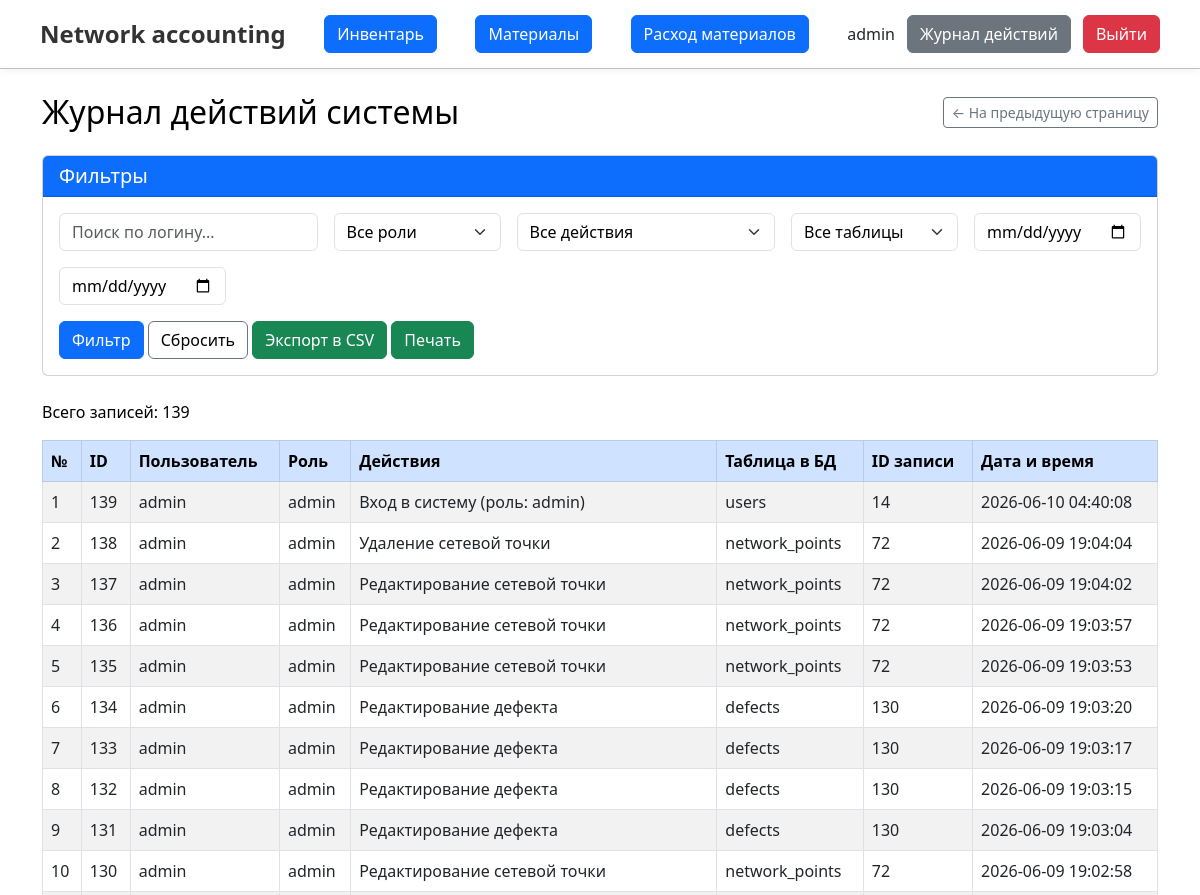
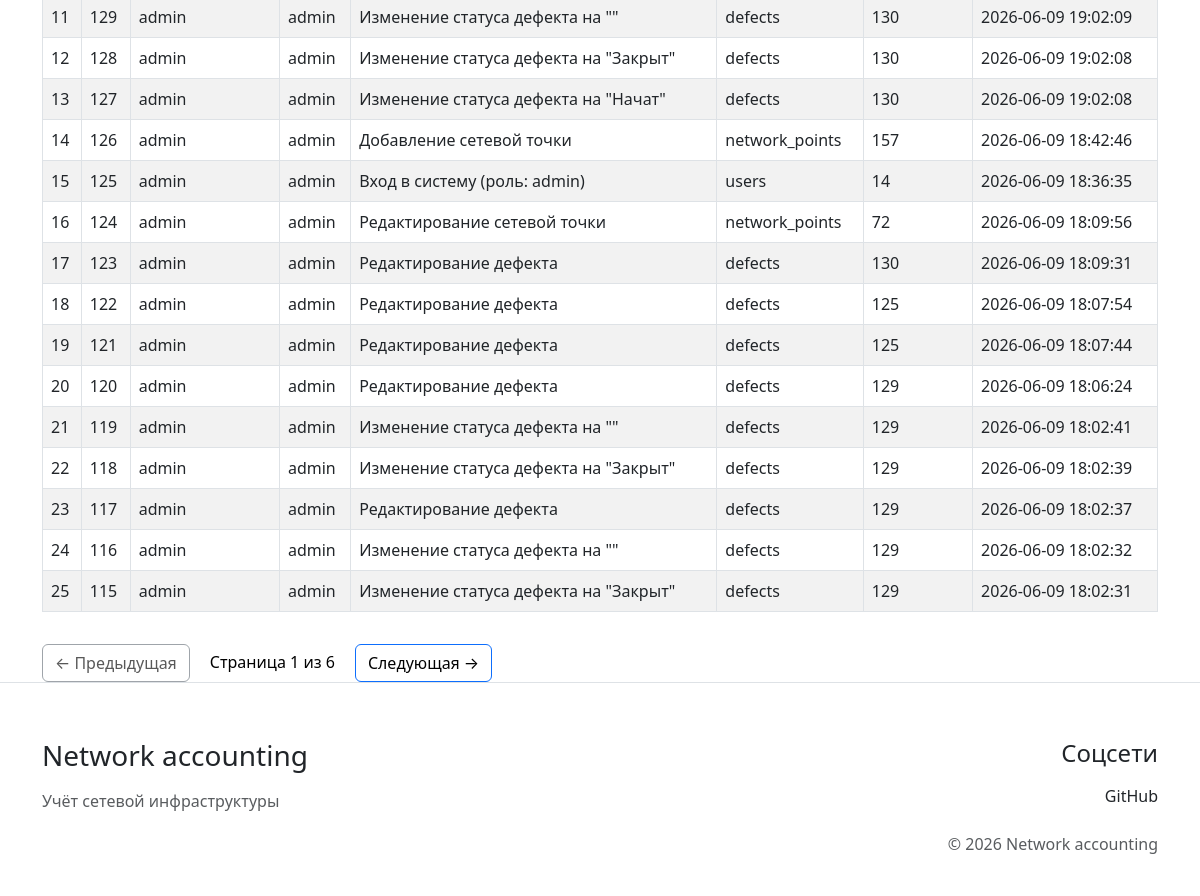
/controllers/logs.php (signed in), run on the app's committed database (2 pictures, top to bottom).
### tables this page shows
CREATE TABLE `logs` (
  `id` int(11) NOT NULL AUTO_INCREMENT,
  `user_id` int(11) DEFAULT NULL,
  `action` varchar(100) DEFAULT NULL,
  `target_table` varchar(50) DEFAULT NULL,
  `target_id` int(11) DEFAULT NULL,
  `created_at` timestamp NULL DEFAULT current_timestamp(),
  PRIMARY KEY (`id`),
  KEY `user_id` (`user_id`),
  CONSTRAINT `logs_ibfk_1` FOREIGN KEY (`user_id`) REFERENCES `users` (`id`) ON DELETE SET NULL
);

CREATE TABLE `users` (
  `id` int(11) NOT NULL AUTO_INCREMENT,
  `login` varchar(50) NOT NULL,
  `password_hash` varchar(255) NOT NULL,
  `role` enum('admin','operator') DEFAULT 'operator',
  PRIMARY KEY (`id`),
  UNIQUE KEY `login` (`login`)
);

### controllers/logs.php (called while the page is built, shortened)
<?php
require '../app/includes/functions.php';
$page = isset($_GET['page']) ? (int)$_GET['page'] : 1;
$perPage = 25;
$filters = [
    'user_login' => isset($_GET['user_login']) ? trim($_GET['user_login']) : '',
    'role' => isset($_GET['role']) ? trim($_GET['role']) : '',
    'action' => isset($_GET['action']) ? trim($_GET['action']) : '',
    'target_table' => isset($_GET['target_table']) ? trim($_GET['target_table']) : '',
    'date_from' => isset($_GET['date_from']) ? trim($_GET['date_from']) : '',
    'date_to' => isset($_GET['date_to']) ? trim($_GET['date_to']) : ''
];
$filters = array_filter($filters, function ($value) {
    return $value !== '' && $value !== null;
});
$result = getAllLogsFiltered($pdo, $page, $perPage, $filters);
$offset = ($page - 1) * $perPage + 1;
include '../app/view/user/logs.php';
?>

### app/includes/functions.php (called while the page is built, shortened)
<?php
function getAllLogsFiltered($pdo, $page = 1, $perPage = 20, $filters = [])
{
    $offset = ($page - 1) * $perPage;
    $where = [];
    $params = [];
    $whereClause = $where ? "WHERE " . implode(" AND ", $where) : "";
    $countSql = "SELECT COUNT(*)
                FROM logs l
                LEFT JOIN users u ON l.user_id = u.id
                $whereClause";
    $countStmt = $pdo->prepare($countSql);
    $countStmt->execute();
    $total = $countStmt->fetchColumn();
    $sql = "SELECT
                l.*,
                u.login,
                u.role
            FROM logs l
            LEFT JOIN users u ON l.user_id = u.id
            $whereClause
            ORDER BY l.created_at DESC
            LIMIT :offset, :perPage";
    $stmt = $pdo->prepare($sql);
    $stmt->bindValue(':offset', $offset, PDO::PARAM_INT);
    $stmt->bindValue(':perPage', $perPage, PDO::PARAM_INT);
    $stmt->execute();
    return [
        'logs' => $stmt->fetchAll(),
        'total' => $total,
        'page' => $page,
        'perPage' => $perPage,
        'totalPages' => ceil($total / $perPage)
    ];
}
?>

### app/view/user/logs.php (the view, shortened to what this page needs)
<?php include '../app/includes/header.php'; ?>
<div class="container mt-4">
    <div class="d-flex justify-content-between align-items-center mb-4">
        <h1 class="h2 mb-0" style="color: #000;">Журнал действий системы</h1>
        <button onclick="history.back()" class="btn btn-sm btn-outline-secondary">
            &larr; На предыдущую страницу
        </button>
    </div>
    <div class="card mb-4">
        <div class="card-header bg-primary text-white">
            <h5 class="mb-0" style="color: #fff;">Фильтры</h5>
        </div>
        <div class="card-body">
            <form method="GET" action="" class="row g-3">
                <div class="col-md-3">
                    <input type="text"
                           name="user_login"
                           class="form-control"
                           placeholder="Поиск по логину..."
                           value="<?= htmlspecialchars($_GET['user_login'] ?? '') ?>"
                           style="color: #000;">
                </div>
                <div class="col-md-2">
                    <select name="role" class="form-select" style="color: #000;">
                        <option value="">Все роли</option>
                    </select>
                </div>
                <div class="col-md-3">
                    <select name="action" class="form-select" style="color: #000;">
                        <option value="">Все действия</option>
                    </select>
                </div>
                <div class="col-md-2">
                    <select name="target_table" class="form-select" style="color: #000;">
                        <option value="">Все таблицы</option>
                    </select>
                </div>
                <div class="col-md-2">
                    <input type="date" name="date_from" class="form-control" style="color: #000;"
                           value="<?= htmlspecialchars($_GET['date_from'] ?? '') ?>">
                </div>
                <div class="col-md-2">
                    <input type="date" name="date_to" class="form-control" style="color: #000;"
                           value="<?= htmlspecialchars($_GET['date_to'] ?? '') ?>">
                </div>
                <div class="col-12">
                    <button type="submit" class="btn btn-primary" style="color: #fff;">Фильтр</button>
                    <a href="?" class="btn btn-outline-secondary" style="color: #000;">Сбросить</a>
                    <a href="../controllers/export_to_csv.php?type=logs" class="btn btn-success">Экспорт в CSV</a>
                    <button type="button" onclick="printDiv('printable-table')" class="btn btn-success">
                        Печать
                    </button>
                </div>
            </form>
        </div>
    </div>
    <?php if (empty($result['logs'])): ?>
        <div class="alert alert-info" style="color: #000;">Журнал действий пуст</div>
    <?php else: ?>
        <p style="color: #000;">Всего записей: <?= $result['total'] ?></p>
        <div class="table-responsive" id="printable-table">
            <table class="table table-bordered table-striped">
                <thead class="table-primary">
                <tr style="color: #000;">
                    <th>№</th>
                    <th>ID</th>
                    <th>Пользователь</th>
                    <th>Роль</th>
                    <th>Действия</th>
                    <th>Таблица в БД</th>
                    <th>ID записи</th>
                    <th>Дата и время</th>
                </tr>
                </thead>
                <tbody>
                <?php foreach ($result['logs'] as $log): ?>
                    <tr style="color: #000;">
                        <td><?= $offset++ ?></td>
                        <td><?= $log['id'] ?></td>
                        <td><?= htmlspecialchars($log['login'] ?? 'Система') ?></td>
                        <td><?= htmlspecialchars($log['role'] ?? '-') ?></td>
                        <td><?= htmlspecialchars($log['action']) ?></td>
                        <td><?= htmlspecialchars($log['target_table'] ?? '-') ?></td>
                        <td><?= htmlspecialchars($log['target_id'] ?? '-') ?></td>
                        <td><?= htmlspecialchars($log['created_at']) ?></td>
                    </tr>
                <?php endforeach; ?>
                </tbody>
            </table>
        </div>
        <?php if ($result['totalPages'] > 1): ?>
            <div class="mt-3">
                <?php
                $currentUrl = strtok($_SERVER['REQUEST_URI'], '?');
                $queryParams = $_GET;
                if ($result['page'] > 1): ?>
                    <a href="<?= $currentUrl . '?' . http_build_query(array_merge($queryParams, ['page' => $result['page'] - 1])) ?>"
                       class="btn btn-outline-primary" style="color: #000;">← Предыдущая</a>
                <?php else: ?>
                    <button class="btn btn-outline-secondary" disabled style="color: #000;">← Предыдущая</button>
                <?php endif; ?>
                <span class="mx-3"
                      style="color: #000;">Страница <?= $result['page'] ?> из <?= $result['totalPages'] ?></span>
                <?php if ($result['page'] < $result['totalPages']): ?>
                    <a href="<?= $currentUrl . '?' . http_build_query(array_merge($queryParams, ['page' => $result['page'] + 1])) ?>"
                       class="btn btn-outline-primary" style="color: #000;">Следующая →</a>
                <?php else: ?>
                    <button class="btn btn-outline-secondary" disabled style="color: #000;">Следующая →</button>
                <?php endif; ?>
            </div>
        <?php endif; ?>
    <?php endif; ?>
</div>
<?php include '../app/includes/footer.php'; ?>

### public/assets/css/style.css (style rules this page uses)
html, body { height: 100%; margin: 0; padding: 0; }
body { display: flex; flex-direction: column; min-height: 100vh; }

### data on the page
logs: id "139", user.login "admin", user.role "admin", action "Вход в систему (роль: admin)", target_table "users", target "14", created_at "2026-06-10 04:40:08"
logs: id "138", user.login "admin", user.role "admin", action "Удаление сетевой точки", target_table "network_points", target "72", created_at "2026-06-09 19:04:04"
logs: id "137", user.login "admin", user.role "admin", action "Редактирование сетевой точки", target_table "network_points", target "72", created_at "2026-06-09 19:04:02"
logs: id "136", user.login "admin", user.role "admin", action "Редактирование сетевой точки", target_table "network_points", target "72", created_at "2026-06-09 19:03:57"
logs: id "135", user.login "admin", user.role "admin", action "Редактирование сетевой точки", target_table "network_points", target "72", created_at "2026-06-09 19:03:53"
logs: id "134", user.login "admin", user.role "admin", action "Редактирование дефекта", target_table "defects", target "130", created_at "2026-06-09 19:03:20"
logs: id "133", user.login "admin", user.role "admin", action "Редактирование дефекта", target_table "defects", target "130", created_at "2026-06-09 19:03:17"
logs: id "132", user.login "admin", user.role "admin", action "Редактирование дефекта", target_table "defects", target "130", created_at "2026-06-09 19:03:15"
logs: id "131", user.login "admin", user.role "admin", action "Редактирование дефекта", target_table "defects", target "130", created_at "2026-06-09 19:03:04"
logs: id "130", user.login "admin", user.role "admin", action "Редактирование сетевой точки", target_table "network_points", target "72", created_at "2026-06-09 19:02:58"
logs: id "129", user.login "admin", user.role "admin", action "Изменение статуса дефекта на \"\"", target_table "defects", target "130", created_at "2026-06-09 19:02:09"
logs: id "128", user.login "admin", user.role "admin", action "Изменение статуса дефекта на \"Закрыт\"", target_table "defects", target "130", created_at "2026-06-09 19:02:08"
logs: id "127", user.login "admin", user.role "admin", action "Изменение статуса дефекта на \"Начат\"", target_table "defects", target "130", created_at "2026-06-09 19:02:08"
logs: id "126", user.login "admin", user.role "admin", action "Добавление сетевой точки", target_table "network_points", target "157", created_at "2026-06-09 18:42:46"
logs: id "125", user.login "admin", user.role "admin", action "Вход в систему (роль: admin)", target_table "users", target "14", created_at "2026-06-09 18:36:35"
logs: id "124", user.login "admin", user.role "admin", action "Редактирование сетевой точки", target_table "network_points", target "72", created_at "2026-06-09 18:09:56"
logs: id "123", user.login "admin", user.role "admin", action "Редактирование дефекта", target_table "defects", target "130", created_at "2026-06-09 18:09:31"
logs: id "122", user.login "admin", user.role "admin", action "Редактирование дефекта", target_table "defects", target "125", created_at "2026-06-09 18:07:54"
logs: id "121", user.login "admin", user.role "admin", action "Редактирование дефекта", target_table "defects", target "125", created_at "2026-06-09 18:07:44"
logs: id "120", user.login "admin", user.role "admin", action "Редактирование дефекта", target_table "defects", target "129", created_at "2026-06-09 18:06:24"
logs: id "119", user.login "admin", user.role "admin", action "Изменение статуса дефекта на \"\"", target_table "defects", target "129", created_at "2026-06-09 18:02:41"
logs: id "118", user.login "admin", user.role "admin", action "Изменение статуса дефекта на \"Закрыт\"", target_table "defects", target "129", created_at "2026-06-09 18:02:39"
logs: id "117", user.login "admin", user.role "admin", action "Редактирование дефекта", target_table "defects", target "129", created_at "2026-06-09 18:02:37"
logs: id "116", user.login "admin", user.role "admin", action "Изменение статуса дефекта на \"\"", target_table "defects", target "129", created_at "2026-06-09 18:02:32"
logs: id "115", user.login "admin", user.role "admin", action "Изменение статуса дефекта на \"Закрыт\"", target_table "defects", target "129", created_at "2026-06-09 18:02:31"

### other printed values
$_SESSION['user_info']['login'] "admin"
$result['total'] "139"
$result['page'] "1"
$result['totalPages'] "6"
